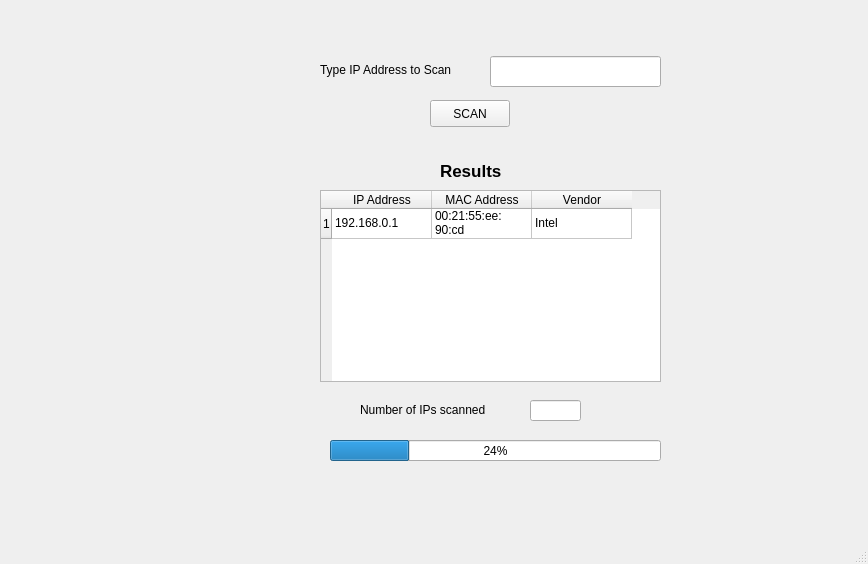
<?xml version="1.0" encoding="UTF-8"?>
<ui version="4.0">
 <class>MainWindow</class>
 <widget class="QMainWindow" name="MainWindow">
  <property name="geometry">
   <rect>
    <x>0</x>
    <y>0</y>
    <width>868</width>
    <height>564</height>
   </rect>
  </property>
  <property name="sizePolicy">
   <sizepolicy hsizetype="Minimum" vsizetype="Fixed">
    <horstretch>0</horstretch>
    <verstretch>0</verstretch>
   </sizepolicy>
  </property>
  <property name="windowTitle">
   <string>MainWindow</string>
  </property>
  <widget class="QWidget" name="centralwidget">
   <property name="sizePolicy">
    <sizepolicy hsizetype="Minimum" vsizetype="Fixed">
     <horstretch>0</horstretch>
     <verstretch>0</verstretch>
    </sizepolicy>
   </property>
   <widget class="QPushButton" name="pushButton">
    <property name="geometry">
     <rect>
      <x>430</x>
      <y>100</y>
      <width>80</width>
      <height>27</height>
     </rect>
    </property>
    <property name="text">
     <string>SCAN</string>
    </property>
   </widget>
   <widget class="QTableWidget" name="tableWidget">
    <property name="geometry">
     <rect>
      <x>320</x>
      <y>190</y>
      <width>341</width>
      <height>192</height>
     </rect>
    </property>
    <property name="sizePolicy">
     <sizepolicy hsizetype="Expanding" vsizetype="Expanding">
      <horstretch>0</horstretch>
      <verstretch>0</verstretch>
     </sizepolicy>
    </property>
    <property name="sizeAdjustPolicy">
     <enum>QAbstractScrollArea::AdjustIgnored</enum>
    </property>
    <row>
     <property name="text">
      <string>1</string>
     </property>
    </row>
    <column>
     <property name="text">
      <string>IP Address</string>
     </property>
    </column>
    <column>
     <property name="text">
      <string>MAC Address</string>
     </property>
    </column>
    <column>
     <property name="text">
      <string>Vendor</string>
     </property>
    </column>
    <item row="0" column="0">
     <property name="text">
      <string>192.168.0.1</string>
     </property>
    </item>
    <item row="0" column="1">
     <property name="text">
      <string>00:21:55:ee:90:cd</string>
     </property>
    </item>
    <item row="0" column="2">
     <property name="text">
      <string>Intel</string>
     </property>
    </item>
   </widget>
   <widget class="QLineEdit" name="lineEdit_2">
    <property name="geometry">
     <rect>
      <x>490</x>
      <y>56</y>
      <width>171</width>
      <height>31</height>
     </rect>
    </property>
   </widget>
   <widget class="QLabel" name="label">
    <property name="geometry">
     <rect>
      <x>320</x>
      <y>60</y>
      <width>160</width>
      <height>19</height>
     </rect>
    </property>
    <property name="text">
     <string>Type IP Address to Scan</string>
    </property>
   </widget>
   <widget class="QLineEdit" name="lineEdit">
    <property name="geometry">
     <rect>
      <x>530</x>
      <y>400</y>
      <width>51</width>
      <height>21</height>
     </rect>
    </property>
   </widget>
   <widget class="QLabel" name="label_2">
    <property name="geometry">
     <rect>
      <x>360</x>
      <y>400</y>
      <width>161</width>
      <height>19</height>
     </rect>
    </property>
    <property name="text">
     <string>Number of IPs scanned</string>
    </property>
   </widget>
   <widget class="QLabel" name="label_3">
    <property name="geometry">
     <rect>
      <x>440</x>
      <y>160</y>
      <width>81</width>
      <height>21</height>
     </rect>
    </property>
    <property name="font">
     <font>
      <pointsize>13</pointsize>
      <weight>75</weight>
      <bold>true</bold>
     </font>
    </property>
    <property name="text">
     <string>Results</string>
    </property>
   </widget>
   <widget class="QProgressBar" name="progressBar">
    <property name="geometry">
     <rect>
      <x>330</x>
      <y>440</y>
      <width>331</width>
      <height>21</height>
     </rect>
    </property>
    <property name="value">
     <number>24</number>
    </property>
   </widget>
  </widget>
  <widget class="QMenuBar" name="menubar">
   <property name="geometry">
    <rect>
     <x>0</x>
     <y>0</y>
     <width>868</width>
     <height>24</height>
    </rect>
   </property>
  </widget>
  <widget class="QStatusBar" name="statusbar"/>
 </widget>
 <resources/>
 <connections/>
</ui>
